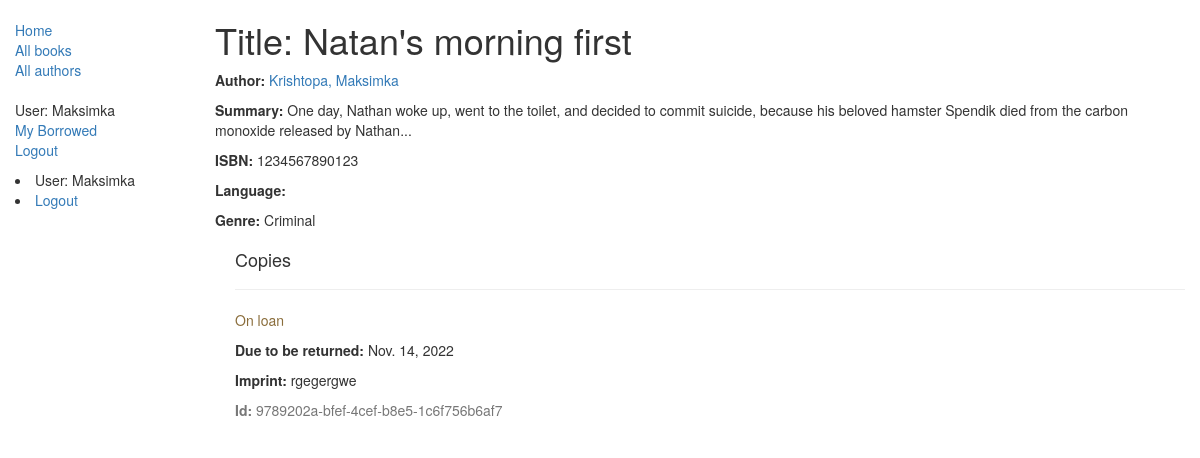
Screenshot of /catalog/book/1 (signed in) with the database file from the repository.
### catalog/models.py (models this page shows, shortened)
class Book(models.Model):
    title = models.CharField(max_length=200)
    author = models.ForeignKey('Author', on_delete=models.SET_NULL, null=True)
    summary = models.TextField(max_length=1000, help_text="Enter a brief description of the book")
    isbn = models.CharField('ISBN', max_length=13,
                            help_text='13 Character <a href="https://www.isbn-international.org/content/what-isbn'
                                      '">ISBN number</a>')
    genre = models.ManyToManyField(Genre, help_text="Select a genre for this book")
    def display_genre(self):
        """
        Creates a string for the Genre. This is required to display genre in Admin.
        """
        return ', '.join([genre.name for genre in self.genre.all()[:3]])
    display_genre.short_description = 'Genre'

class Author(models.Model):
    first_name = models.CharField(max_length=100)
    last_name = models.CharField(max_length=100)
    date_of_birth = models.DateField(null=True, blank=True)
    date_of_death = models.DateField('Died', null=True, blank=True)
    def __str__(self):
        return '%s, %s' % (self.last_name, self.first_name)

class Genre(models.Model):
    name = models.CharField(max_length=200, help_text="Enter a book genre (e.g. Science Fiction, French Poetry etc.)")
    def __str__(self):
        return self.name

class BookInstance(models.Model):
    id = models.UUIDField(primary_key=True, default=uuid.uuid4,
                          help_text="Unique ID for this particular book across whole library")
    book = models.ForeignKey('Book', on_delete=models.SET_NULL, null=True)
    imprint = models.CharField(max_length=200)
    due_back = models.DateField(null=True, blank=True)
    borrower = models.ForeignKey(User, on_delete=models.SET_NULL, null=True, blank=True)
    LOAN_STATUS = (
        ('m', 'Maintenance'),
        ('o', 'On loan'),
        ('a', 'Available'),
        ('r', 'Reserved'),
    )
    status = models.CharField(max_length=1, choices=LOAN_STATUS, blank=True, default='m', help_text='Book availability')
    class Meta:
        ordering = ["due_back"]
        permissions = (("can_mark_returned", "Set book as returned"),)

### catalog/views.py (the view)
# urls.py: path('book/<int:pk>', views.BookDetailView.as_view(), name='book-detail'),
class BookDetailView(generic.DetailView):
    model = Book

### catalog/templates/catalog/book_detail.html
{% extends "base_generic.html" %}
{% block content %}
  <h1>Title: {{ book.title }}</h1>
  <p><strong>Author:</strong> <a href="">{{ book.author }}</a></p>
  <p><strong>Summary:</strong> {{ book.summary }}</p>
  <p><strong>ISBN:</strong> {{ book.isbn }}</p>
  <p><strong>Language:</strong> {{ book.language }}</p>
  <p><strong>Genre:</strong> {{ book.genre.all|join:", " }}</p>
  <div style="margin-left:20px;margin-top:20px">
    <h4>Copies</h4>
    {% for copy in book.bookinstance_set.all %}
      <hr />
      <p
        class="{% if copy.status == 'a' %}text-success{% elif copy.status == 'm' %}text-danger{% else %}text-warning{% endif %}">
        {{ copy.get_status_display }}
      </p>
      {% if copy.status != 'a' %}
        <p><strong>Due to be returned:</strong> {{ copy.due_back }}</p>
      {% endif %}
      <p><strong>Imprint:</strong> {{ copy.imprint }}</p>
      <p class="text-muted"><strong>Id:</strong> {{ copy.id }}</p>
    {% endfor %}
  </div>
{% endblock %}

### catalog/templates/base_generic.html (shortened to what this page needs)
<!doctype html>
<html lang="en">
  <head>
    <link
      rel="stylesheet"
      href="https://maxcdn.bootstrapcdn.com/bootstrap/3.3.7/css/bootstrap.min.css" />
    {% load static %}
    <link rel="stylesheet" href="{% static 'css/styles.css' %}" />
  </head>
  <body>
    <div class="container-fluid">
      <div class="row">
        <div class="col-sm-2">
          {% block sidebar %}
            <ul class="sidebar-nav">
              <li><a href="{% url 'index' %}">Home</a></li>
              <li><a href="{% url 'books' %}">All books</a></li>
              <li><a href="{% url 'authors' %}">All authors</a></li>
                <ul class="sidebar-nav">
               {% if user.is_authenticated %}
               <li>User: {{ user.get_username }}</li>
               <li><a href="{% url 'my-borrowed' %}">My Borrowed</a></li>
               <li><a href="{% url 'logout'%}?next={{request.path}}">Logout</a></li>
               {% else %}
               <li><a href="{% url 'login'%}?next={{request.path}}">Login</a></li>
               {% endif %}
             </ul>
            </ul>
              {% if user.is_authenticated %}
     <li>User: {{ user.get_username }}</li>
     <li><a href="{% url 'logout'%}?next={{request.path}}">Logout</a></li>
   {% else %}
     <li><a href="{% url 'login'%}?next={{request.path}}">Login</a></li>
   {% endif %}
          {% endblock %}
        </div>
        <div class="col-sm-10 ">{% block content %}{% endblock %}
        </div>
      </div>
    </div>
  </body>
</html>

### catalog/static/css/styles.css (style rules this page uses)
.sidebar-nav { margin-top: 20px; padding: 0; list-style: none; }

### rows the page displays
Book: title "Natan's morning first", author "Krishtopa, Maksimka", summary "One day, Nathan woke up, went to the toilet, and decided to commit suicide, because his beloved hamster Spendik died from the carbon monoxide released by Nathan...", isbn "1234567890123", genre.all "Criminal"
BookInstance: status "On loan", due_back "Nov. 14, 2022", imprint "rgegergwe", id "9789202a-bfef-4cef-b8e5-1c6f756b6af7"

### other values shown
{{ user.get_username }} "Maksimka"
